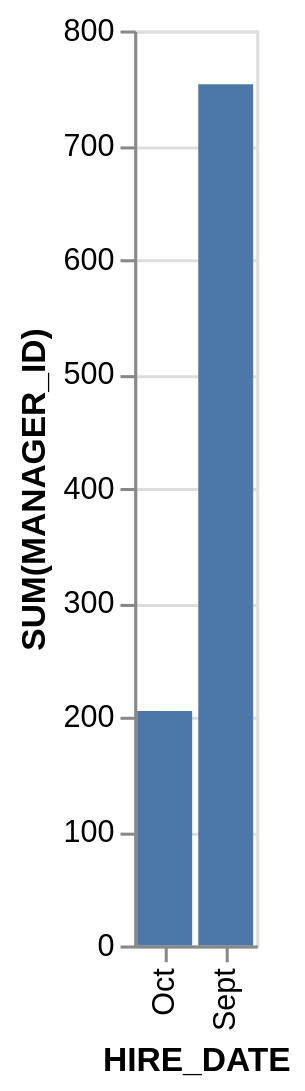

Write the Vega-Lite specification saved for this chart.
### Vega-Lite specification from a JSON file in a GitHub repository (floating-point values rounded to 4 significant figures)
{"data": {"values": [{"x_data": "Oct", "y_data": 205}, {"x_data": "Sept", "y_data": 753}]}, "mark": "bar", "encoding": {"x": {"field": "x_data", "type": "nominal", "title": "HIRE_DATE", "sort": {"op": "sum", "field": "y_data", "order": "ascending"}}, "y": {"field": "y_data", "type": "quantitative", "title": "SUM(MANAGER_ID)"}}}
